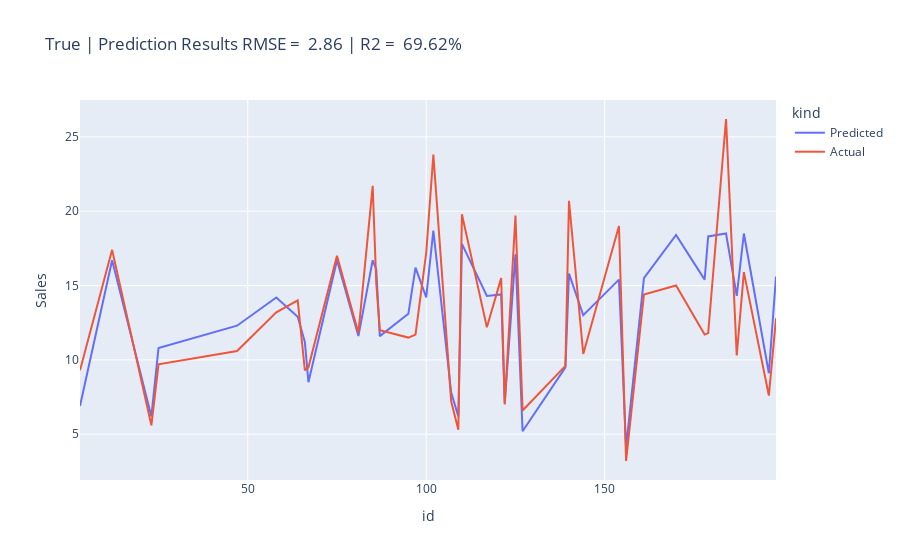

Notebook code cell kept with this figure:
### Code cell
stats = f'RMSE = {root_mean_squared_error(y_test, reg(X_test["TV"])): .2f} | R2 = {r2_score(y_test, reg(X_test["TV"])): .2%}'

(pd.concat( 
    (pd.DataFrame(y_test).reset_index(names=["id"]).assign(kind=lambda _: "Actual"),
        pd.DataFrame(reg(X_test["TV"])).reset_index(names=["id"]).rename(columns={"TV": "Sales"}).assign(kind=lambda _: "Predicted")
    )
).sort_values(by="id").plot(x="id", y="Sales", color="kind", title=f'True | Prediction Results {stats}')
)

### Figure 1 — Plotly figure (JSON) as saved in the notebook; plotly's stock layout.template omitted (floating-point values rounded to 4 significant figures)
{"data": [{"hovertemplate": "kind=Predicted<br>id=%{x}<br>Sales=%{y}<extra></extra>", "legendgroup": "Predicted", "line": {"color": "#636efa", "dash": "solid"}, "marker": {"symbol": "circle"}, "mode": "lines", "name": "Predicted", "orientation": "v", "showlegend": true, "type": "scatter", "x": [3, 12, 23, 25, 47, 58, 64, 66, 67, 75, 81, 85, 86, 87, 95, 97, 100, 102, 107, 109, 110, 117, 121, 122, 125, 127, 139, 140, 144, 154, 156, 161, 170, 178, 179, 184, 187, 189, 196, 198], "xaxis": "x", "y": [6.9, 16.7, 6.2, 10.8, 12.3, 14.2, 12.9, 11.2, 8.5, 16.7, 11.6, 16.7, 16.1, 11.6, 13.1, 16.2, 14.2, 18.7, 7.8, 6.2, 17.8, 14.3, 14.4, 7.1, 17.1, 5.2, 9.5, 15.8, 13, 15.4, 4.1, 15.5, 18.4, 15.4, 18.3, 18.5, 14.3, 18.5, 9.1, 15.6], "yaxis": "y"}, {"hovertemplate": "kind=Actual<br>id=%{x}<br>Sales=%{y}<extra></extra>", "legendgroup": "Actual", "line": {"color": "#EF553B", "dash": "solid"}, "marker": {"symbol": "circle"}, "mode": "lines", "name": "Actual", "orientation": "v", "showlegend": true, "type": "scatter", "x": [3, 12, 23, 25, 47, 58, 64, 66, 67, 75, 81, 85, 86, 87, 95, 97, 100, 102, 107, 109, 110, 117, 121, 122, 125, 127, 139, 140, 144, 154, 156, 161, 170, 178, 179, 184, 187, 189, 196, 198], "xaxis": "x", "y": [9.3, 17.4, 5.6, 9.7, 10.6, 13.2, 14, 9.3, 9.5, 17, 11.8, 21.7, 15.2, 12, 11.5, 11.7, 17.2, 23.8, 7.2, 5.3, 19.8, 12.2, 15.5, 7, 19.7, 6.6, 9.6, 20.7, 10.4, 19, 3.2, 14.4, 15, 11.7, 11.8, 26.2, 10.3, 15.9, 7.6, 12.8], "yaxis": "y"}], "layout": {"legend": {"title": {"text": "kind"}, "tracegroupgap": 0}, "title": {"text": "True | Prediction Results RMSE =  2.86 | R2 =  69.62%"}, "xaxis": {"anchor": "y", "domain": [0, 1], "title": {"text": "id"}}, "yaxis": {"anchor": "x", "domain": [0, 1], "title": {"text": "Sales"}}}}
